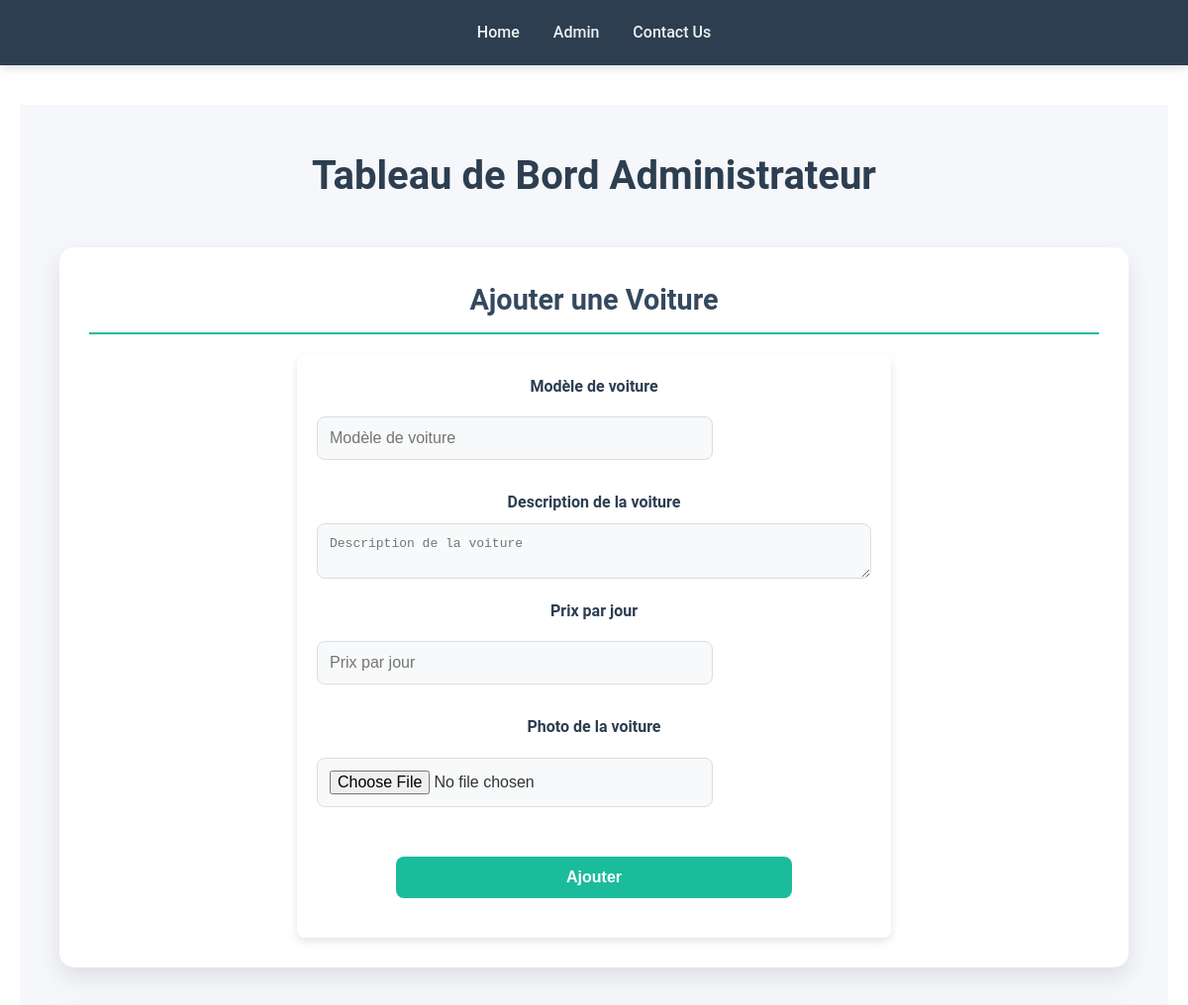
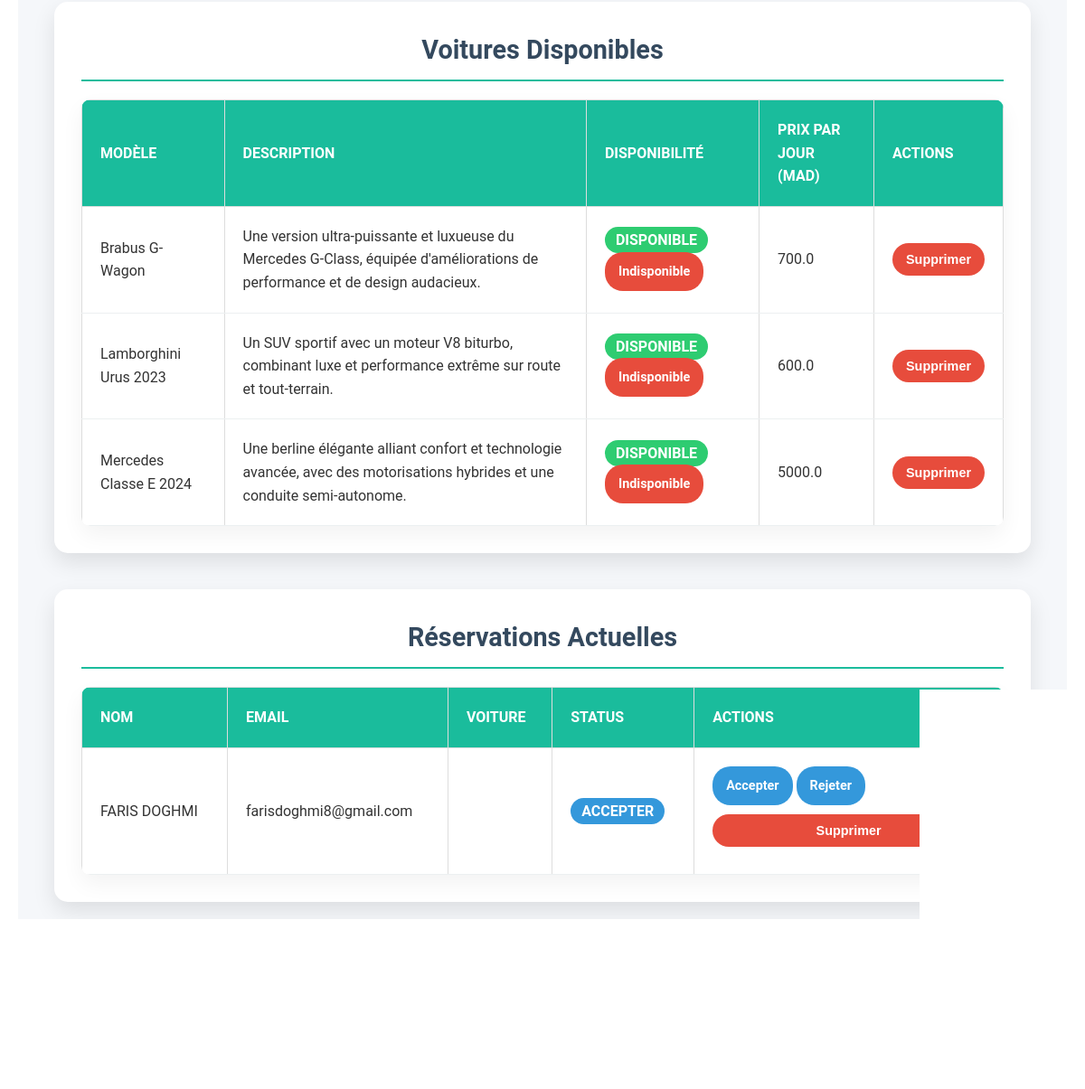
The page /admin on the database its author committed (2 pictures, top to bottom).
### tables this page shows
CREATE TABLE cars (
            id INTEGER PRIMARY KEY AUTOINCREMENT,
            model TEXT NOT NULL,
            available INTEGER NOT NULL
        , photo TEXT, description TEXT, price_per_day REAL);

CREATE TABLE reservations (
            id INTEGER PRIMARY KEY AUTOINCREMENT,
            car_id INTEGER NOT NULL,
            name TEXT NOT NULL,
            email TEXT NOT NULL, status TEXT DEFAULT "pending", phone TEXT, city TEXT, start_date DATE, end_date DATE,
            FOREIGN KEY (car_id) REFERENCES cars (id)
        );

### app.py (the view, shortened to what this page needs)
@app.route('/admin', methods=['GET', 'POST'])
def admin():
    conn = get_db_connection()
    cars = conn.execute('SELECT * FROM cars').fetchall()
    reservations = conn.execute('SELECT * FROM reservations').fetchall()
    conn.close()
    return render_template('admin.html', cars=cars, reservations=reservations)

### app.py (called while the page is built)
def get_db_connection():
    conn = sqlite3.connect('car_rental.db')
    conn.row_factory = sqlite3.Row
    return conn

### templates/admin.html (shortened to what this page needs)
{% extends 'layout.html' %}
{% block content %}
<div class="dashboard-container">
    <h1>Tableau de Bord Administrateur</h1>
    <div class="dashboard-section">
        <h2>Ajouter une Voiture</h2>
        <form method="POST" enctype="multipart/form-data" class="form-add-car">
            <div class="form-group">
                <label for="model">Modèle de voiture</label>
                <input type="text" id="model" name="model" placeholder="Modèle de voiture" required>
            </div>
            <div class="form-group">
                <label for="description">Description de la voiture</label>
                <textarea id="description" name="description" placeholder="Description de la voiture" required></textarea>
            </div>
            <div class="form-group">
                <label for="price_per_day">Prix par jour</label>
                <input type="number" id="price_per_day" name="price_per_day" step="0.01" placeholder="Prix par jour" required>
            </div>
            <div class="form-group">
                <label for="photo">Photo de la voiture</label>
                <input type="file" id="photo" name="photo" required>
            </div>
            <button type="submit" class="btn-submit">Ajouter</button>
        </form>
    </div>
    <div class="dashboard-section">
        <h2>Voitures Disponibles</h2>
        <table class="data-table">
            <thead>
                <tr>
                    <th>Modèle</th>
                    <th>Description</th>
                    <th>Disponibilité</th>
                    <th>Prix par jour (MAD)</th>
                    <th>Actions</th>
                </tr>
            </thead>
            <tbody>
                {% for car in cars %}
                <tr>
                    <td>{{ car.model }}</td>
                    <td>{{ car.description }}</td>
                    <td>
                        {% if car.available %}
                            <span class="status available">Disponible</span>
                            <a href="{{ url_for('toggle_availability', car_id=car.id) }}" class="btn-action btn-unavailable">Indisponible</a>
                        {% else %}
                            <span class="status unavailable">Indisponible</span>
                            <a href="{{ url_for('toggle_availability', car_id=car.id) }}" class="btn-action btn-available">Disponible</a>
                        {% endif %}
                    </td>
                    <td>{{ car.price_per_day }}</td>
                    <td>
                        <form method="POST" action="{{ url_for('delete_car', car_id=car.id) }}" style="display:inline;">
                            <button type="submit" class="btn-action btn-delete" onclick="return confirm('Êtes-vous sûr de vouloir supprimer cette voiture ?');">Supprimer</button>
                        </form>
                    </td>
                </tr>
                {% endfor %}
            </tbody>
        </table>
    </div>
    <div class="dashboard-section">
        <h2>Réservations Actuelles</h2>
        <table class="data-table">
            <thead>
                <tr>
                    <th>Nom</th>
                    <th>Email</th>
                    <th>Voiture</th>
                    <th>Status</th>
                    <th>Actions</th>
                </tr>
            </thead>
            <tbody>
                {% for reservation in reservations %}
                <tr>
                    <td>{{ reservation.name }}</td>
                    <td>{{ reservation.email }}</td>
                    <td>{{ reservation.model }}</td>
                    <td>
                        <span class="status {% if reservation.status == 'accepter' %}accepter{% elif reservation.status == 'rejecter' %}rejecter{% else %}pending{% endif %}">
                            {{ reservation.status }}
                        </span>
                    </td>
                    <td>
                        <a href="{{ url_for('accept_reservation', reservation_id=reservation.id) }}" class="btn-action">Accepter</a>
                        <a href="{{ url_for('reject_reservation', reservation_id=reservation.id) }}" class="btn-action">Rejeter</a>
                        <form method="POST" action="{{ url_for('delete_reservation', reservation_id=reservation.id) }}" style="display:inline;">
                            <button type="submit" class="btn-action btn-delete" onclick="return confirm('Êtes-vous sûr de vouloir supprimer cette réservation ?');">Supprimer</button>
                        </form>
                    </td>
                </tr>
                {% endfor %}
            </tbody>
        </table>
    </div>
</div>
{% endblock %}

### static/css/styles.css (style rules this page uses)
* { margin: 0; padding: 0; box-sizing: border-box; }
body { font-family: 'Roboto', sans-serif; color: #333; display: flex; flex-direction: column; min-height: 100vh; line-height: 1.6; animation: fadeIn 1s ease-in-out; background: url('/img/background.jpg') no-repeat center center fixed; background-size: cover; }
h1 { color: #34495e; font-size: 2rem; margin-bottom: 20px; animation: fadeIn 1.4s ease-in-out; }
form { display: flex; flex-direction: column; align-items: center; }
form input, form button { margin: 10px 0; padding: 12px; width: 100%; max-width: 400px; border-radius: 5px; border: 1px solid #ccc; transition: border-color 0.3s ease-in-out, box-shadow 0.3s ease-in-out; }
button { background-color: #1abc9c; color: white; border: none; cursor: pointer; padding: 12px; border-radius: 5px; font-size: 1rem; transition: background-color 0.3s ease-in-out, transform 0.3s ease; }
.dashboard-container { padding: 20px; font-family: 'Roboto', sans-serif; }
.dashboard-section { margin-bottom: 40px; text-align: center; }
h1 { font-size: 2.4rem; margin-bottom: 20px; color: #34495e; }
h2 { font-size: 1.8rem; margin-bottom: 15px; color: #2c3e50; }
.form-add-car { display: grid; gap: 15px; max-width: 600px; margin: 0 auto; background-color: #fff; padding: 20px; border-radius: 8px; box-shadow: 0 4px 8px rgba(0, 0, 0, 0.1); }
.form-group { display: flex; flex-direction: column; }
.form-group label { margin-bottom: 5px; font-weight: bold; }
.form-group input, .form-group textarea { padding: 10px; border: 1px solid #ccc; border-radius: 5px; transition: border-color 0.3s; }
textarea { resize: vertical; }
.btn-submit { background-color: #1abc9c; color: white; border: none; padding: 12px 20px; border-radius: 5px; cursor: pointer; font-size: 1rem; transition: background-color 0.3s; display: block; margin: 20px auto; }
.data-table { width: 100%; border-collapse: collapse; margin-top: 20px; }
.data-table th, .data-table td { padding: 12px; text-align: left; border: 1px solid #ddd; }
.data-table th { background-color: #2c3e50; color: #fff; }
.data-table tr:nth-child(even) { background-color: #f2f2f2; }
.btn-action { background-color: #007bff; color: white; border: none; padding: 8px 15px; font-size: 14px; font-weight: bold; text-align: center; text-decoration: none; display: inline-block; border-radius: 5px; cursor: pointer; transition: background-color 0.3s ease, transform 0.2s ease; }
.btn-unavailable { background-color: #dc3545; }

### rows shown on the page
cars: model "Brabus G-Wagon", description "Une version ultra-puissante et luxueuse du Mercedes G-Class, équipée d'améliorations de performance et de design audacieux.", price_per_day "700.0"
cars: model "Lamborghini Urus 2023", description "Un SUV sportif avec un moteur V8 biturbo, combinant luxe et performance extrême sur route et tout-terrain.", price_per_day "600.0"
cars: model "Mercedes Classe E 2024", description "Une berline élégante alliant confort et technologie avancée, avec des motorisations hybrides et une conduite semi-autonome.", price_per_day "5000.0"
reservations: name "FARIS DOGHMI", email "farisdoghmi8@gmail.com", status "ACCEPTER"
